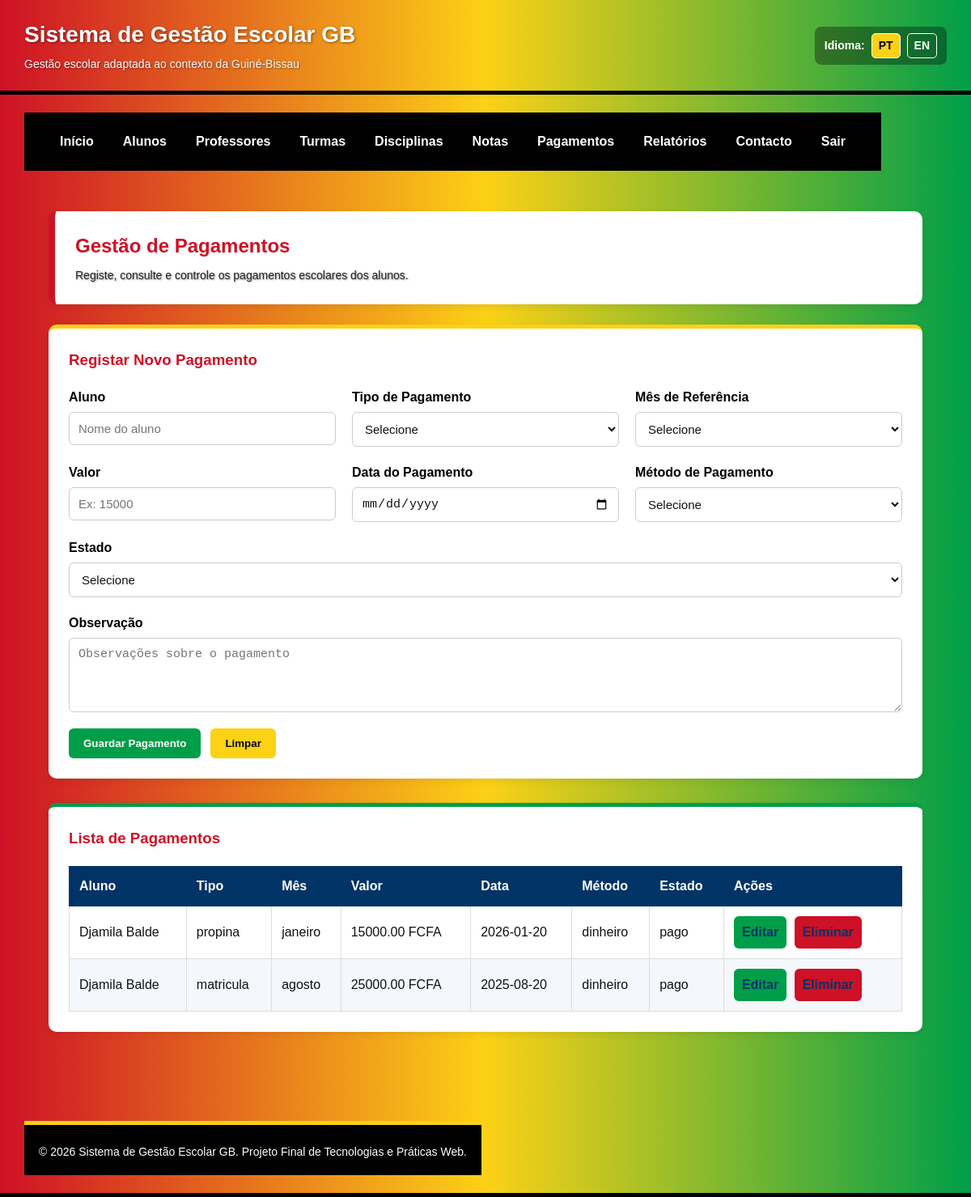
Page /pagamentos.php on the committed database.
### tables this page shows
CREATE TABLE IF NOT EXISTS `pagamentos` (
  `id_pagamento` int NOT NULL AUTO_INCREMENT,
  `aluno` varchar(120) NOT NULL,
  `tipo_pagamento` enum('matricula','propina','exame','outro') NOT NULL,
  `mes_referencia` varchar(20) DEFAULT NULL,
  `valor` decimal(10,2) NOT NULL,
  `data_pagamento` date NOT NULL,
  `metodo_pagamento` enum('dinheiro','transferencia','outro') NOT NULL,
  `estado` enum('pago','pendente','atrasado') DEFAULT 'pendente',
  `observacao` text,
  `criado_em` datetime DEFAULT CURRENT_TIMESTAMP,
  PRIMARY KEY (`id_pagamento`)
);

### pagamentos.php (the view, shortened to what this page needs)
<?php
require_once 'config/conexao.php';
$resultado = mysqli_query($conn, "SELECT * FROM pagamentos ORDER BY id_pagamento DESC");
?>
<?php include 'includes/header.php'; ?>
<?php include 'includes/menu.php'; ?>
<main class="conteudo">
    <section class="cabecalho-pagina">
        <h2>Gestão de Pagamentos</h2>
        <p>Registe, consulte e controle os pagamentos escolares dos alunos.</p>
    </section>
    <section class="formulario-container">
        <h3>Registar Novo Pagamento</h3>
        <form class="formulario" method="post" action="pagamentos.php">
            <div class="campo">
                <label for="aluno_pagamento">Aluno</label>
                <input
                    type="text"
                    id="aluno_pagamento"
                    name="aluno_pagamento"
                    placeholder="Nome do aluno"
                    required
                    maxlength="120">
            </div>
            <div class="campo">
                <label for="tipo_pagamento">Tipo de Pagamento</label>
                <select id="tipo_pagamento" name="tipo_pagamento" required>
                    <option value="">Selecione</option>
                </select>
            </div>
            <div class="campo">
                <label for="mes_referencia">Mês de Referência</label>
                <select id="mes_referencia" name="mes_referencia">
                    <option value="">Selecione</option>
                </select>
            </div>
            <div class="campo">
                <label for="valor_pagamento">Valor</label>
                <input
                    type="number"
                    id="valor_pagamento"
                    name="valor_pagamento"
                    placeholder="Ex: 15000"
                    min="0"
                    step="0.01"
                    required>
            </div>
            <div class="campo">
                <label for="data_pagamento">Data do Pagamento</label>
                <input
                    type="date"
                    id="data_pagamento"
                    name="data_pagamento"
                    required>
            </div>
            <div class="campo">
                <label for="metodo_pagamento">Método de Pagamento</label>
                <select id="metodo_pagamento" name="metodo_pagamento" required>
                    <option value="">Selecione</option>
                </select>
            </div>
            <div class="campo">
                <label for="estado_pagamento">Estado</label>
                <select id="estado_pagamento" name="estado_pagamento" required>
                    <option value="">Selecione</option>
                </select>
            </div>
            <div class="campo campo-largo">
                <label for="observacao_pagamento">Observação</label>
                <textarea
                    id="observacao_pagamento"
                    name="observacao_pagamento"
                    rows="4"
                    placeholder="Observações sobre o pagamento"></textarea>
            </div>
            <div class="botoes-formulario">
                <button type="submit" class="botao">Guardar Pagamento</button>
                <button type="reset" class="botao-secundario">Limpar</button>
            </div>
        </form>
    </section>
    <section class="tabela-container">
        <h3>Lista de Pagamentos</h3>
        <table class="tabela">
            <thead>
                <tr>
                    <th>Aluno</th>
                    <th>Tipo</th>
                    <th>Mês</th>
                    <th>Valor</th>
                    <th>Data</th>
                    <th>Método</th>
                    <th>Estado</th>
                    <th>Ações</th>
                </tr>
            </thead>
            <tbody>
                <?php while ($pagamento = mysqli_fetch_assoc($resultado)) { ?>
                    <tr>
                        <td><?php echo htmlspecialchars($pagamento["aluno"]); ?></td>
                        <td><?php echo htmlspecialchars($pagamento["tipo_pagamento"]); ?></td>
                        <td><?php echo htmlspecialchars($pagamento["mes_referencia"]); ?></td>
                        <td><?php echo htmlspecialchars($pagamento["valor"]); ?> FCFA</td>
                        <td><?php echo htmlspecialchars($pagamento["data_pagamento"]); ?></td>
                        <td><?php echo htmlspecialchars($pagamento["metodo_pagamento"]); ?></td>
                        <td><?php echo htmlspecialchars($pagamento["estado"]); ?></td>
                        <td>
                            <a class="acao editar" href="editar_pagamento.php?id=<?php echo $pagamento['id_pagamento']; ?>">
                                Editar
                            </a>
                            <a
                                class="acao eliminar"
                                href="pagamentos.php?acao=eliminar&id=<?php echo $pagamento['id_pagamento']; ?>"
                                onclick="return confirm('Tem a certeza que deseja eliminar este pagamento?');">
                                Eliminar
                            </a>
                        </td>
                    </tr>
                <?php } ?>
            </tbody>
        </table>
    </section>
</main>
<?php include 'includes/footer.php'; ?>

### css/style.css (style rules this page uses)
:root { --gb-vermelho: #CE1126; --gb-amarelo: #FCD116; --gb-verde: #009E49; --gb-preto: #000000; --gb-azul: #003366; --gb-branco: #ffffff; --gb-cinza-fundo: #f4f6f8; --gb-cinza-texto: #222222; --gb-cinza-borda: #dddddd; }
* { margin: 0; padding: 0; box-sizing: border-box; }
html, body { font-family: Arial, Helvetica, sans-serif; background-color: var(--gb-cinza-fundo); color: var(--gb-cinza-texto); line-height: 1.5; }
.topo p { font-size: 14px; margin-top: 5px; color: var(--gb-branco); text-shadow: 1px 1px 2px rgba(0,0,0,0.45); }
.conteudo { padding: 30px; }
.cabecalho-pagina { background-color: var(--gb-branco); padding: 25px; border-radius: 10px; margin-bottom: 25px; box-shadow: 0 3px 10px rgba(0,0,0,0.08); border-left: 8px solid var(--gb-vermelho); }
.cabecalho-pagina h2 { color: var(--gb-vermelho); margin-bottom: 8px; }
.cabecalho-pagina p { color: var(--gb-cinza-texto); }
.formulario-container, .tabela-container, .info-contacto { background-color: var(--gb-branco); padding: 25px; border-radius: 10px; margin-bottom: 30px; box-shadow: 0 3px 10px rgba(0,0,0,0.08); }
.formulario-container { border-top: 5px solid var(--gb-amarelo); }
.tabela-container { border-top: 5px solid var(--gb-verde); }
.formulario-container h3, .tabela-container h3, .info-contacto h3 { color: var(--gb-vermelho); margin-bottom: 20px; }
.formulario { display: flex; flex-wrap: wrap; gap: 20px; }
.campo { flex: 1 1 250px; display: flex; flex-direction: column; }
.campo-largo { flex: 1 1 100%; }
.campo label { font-weight: bold; margin-bottom: 6px; color: var(--gb-preto); }
.campo input, .campo select, .campo textarea { padding: 11px; border: 1px solid #cccccc; border-radius: 6px; font-size: 15px; background-color: var(--gb-branco); color: #111111; }
.botoes-formulario { flex: 1 1 100%; display: flex; gap: 12px; flex-wrap: wrap; }
.botao, .botao-secundario, .acao { display: inline-block; padding: 11px 18px; border-radius: 6px; border: none; cursor: pointer; font-weight: bold; text-decoration: none; transition: 0.3s; }
.botao { background-color: var(--gb-verde); color: var(--gb-branco); }
.botao-secundario { background-color: var(--gb-amarelo); color: var(--gb-preto); }
.acao { padding: 8px 10px; margin-right: 5px; color: var(--gb-branco); }
.editar { background-color: var(--gb-verde); }
.eliminar { background-color: var(--gb-vermelho); }
.tabela a.acao { text-decoration: none; }
.tabela { width: 100%; border-collapse: collapse; background-color: var(--gb-branco); }
.tabela th { background-color: var(--gb-azul); color: var(--gb-branco) !important; -webkit-text-fill-color: var(--gb-branco) !important; padding: 12px; border: 1px solid var(--gb-azul); text-align: left; }
.tabela td { background-color: var(--gb-branco); color: #111111 !important; -webkit-text-fill-color: #111111 !important; padding: 12px; border: 1px solid var(--gb-cinza-borda); text-align: left; opacity: 1 !important; }
.tabela tbody tr:nth-child(even) td { background-color: #f4f7fb; color: #111111 !important; -webkit-text-fill-color: #111111 !important; }
.tabela tbody tr:nth-child(odd) td { background-color: var(--gb-branco); color: #111111 !important; -webkit-text-fill-color: #111111 !important; }
.tabela a { color: var(--gb-azul); -webkit-text-fill-color: var(--gb-azul); }

### rows in the picture
pagamentos: aluno "Djamila Balde", tipo_pagamento "propina", mes_referencia "janeiro", valor "15000.00", data_pagamento "2026-01-20", metodo_pagamento "dinheiro", estado "pago"
pagamentos: aluno "Djamila Balde", tipo_pagamento "matricula", mes_referencia "agosto", valor "25000.00", data_pagamento "2025-08-20", metodo_pagamento "dinheiro", estado "pago"

### other values in the picture
t("nome_sistema") "Sistema de Gestão Escolar GB"
t("subtitulo_sistema") "Gestão escolar adaptada ao contexto da Guiné-Bissau"
t("idioma") "Idioma"
t("menu_inicio") "Início"
t("menu_alunos") "Alunos"
t("menu_professores") "Professores"
t("menu_turmas") "Turmas"
t("menu_disciplinas") "Disciplinas"
t("menu_notas") "Notas"
t("menu_pagamentos") "Pagamentos"
t("menu_relatorios") "Relatórios"
t("menu_contacto") "Contacto"
